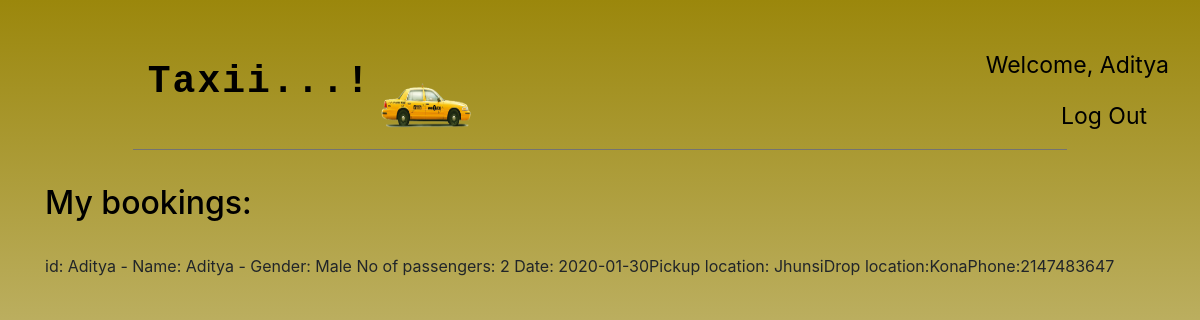
The page /bookings.php (signed in) on the database its author committed.
### tables this page shows
CREATE TABLE `cabbook` (
  `id` varchar(30) NOT NULL,
  `nam` varchar(30) NOT NULL,
  `gender` varchar(20) NOT NULL,
  `total` int(10) NOT NULL,
  `date` date NOT NULL,
  `pickup` varchar(50) NOT NULL,
  `droploc` varchar(50) NOT NULL,
  `phone` int(10) NOT NULL
);

### bookings.php (the view, shortened to what this page needs)
<html>
   <head>
      <link rel="stylesheet" href="vendor/bootstrap/css/bootstrap.min.css">
   </head>
   <body style="background-image:linear-gradient(#9B870C,whitesmoke); height: 900px;">
       <nav class="navbar navbar-inverse navbar-fixed-top">
            <div class="container" style="margin-top: 40px; margin-left: 10%; color:black;">
                <div class="typewriter">
                <a href="index.php" class="typewriter-text" style="color: black;">Taxii...!</a>
                <img src="taxi/taxi.png" height="45" width="90">
                </div>
                <div>
                <P style="font-size: 23;">Welcome, <?php echo $_SESSION["nm"]; ?></P>
                <a style="font-size: 23; color: black; float: right; margin-right: 12%;" href = "logout.php">Log Out</a>
                </div>
            </div>
            <hr size="2" width="80%" noshade style="color:#000000" align="center">
        </nav>
<div class="container" style="margin-top: 10px;">
    <h2 style="color:black" >My bookings: </h2><br>
<?php
$servername = "localhost";
$username = "root";
$password = "";
$dbname = "taxi";
$idd=$_SESSION["id"];
$conn = new mysqli($servername, $username, $password, $dbname);
$sql = "SELECT * FROM cabbook WHERE id='$idd'";
$result = $conn->query($sql);
if ($result->num_rows > 0) {
    while($row = $result->fetch_assoc()) {
        echo "id: " . $row["id"]. " - Name: " . $row["nam"] . " - Gender: " . $row["gender"] . " No of passengers: " . $row["total"] . " Date: " . $row["date"] . "Pickup location: " . $row["pickup"] . "Drop location:" . $row["droploc"] . "Phone:" . $row["phone"]."<br>"."<br>";
    }
} else {
    echo "0 results";
}
?>
</div>
   </body>
</html>

### bookings.php (style rules this page uses)
.typewriter { font-family: Courier, monospace; display: inline-block; }
.typewriter-text { display: inline-block; overflow: hidden; letter-spacing: 2px; animation: typing 3s steps(30, end), blink .50s step-end infinite; white-space: nowrap; font-size: 38px; font-weight: 700; box-sizing: border-box; }

### rows shown on the page
cabbook: id "Aditya", nam "Aditya", gender "Male", total "2", date "2020-01-30", pickup "Jhunsi", droploc "Kona", phone "2147483647"

### other values the page prints
$_SESSION["nm"] "Aditya"
